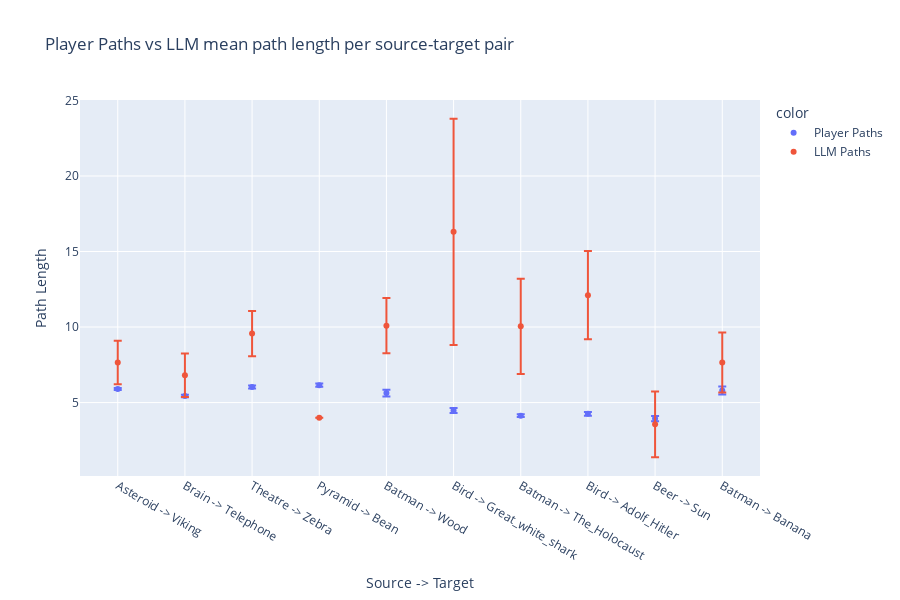
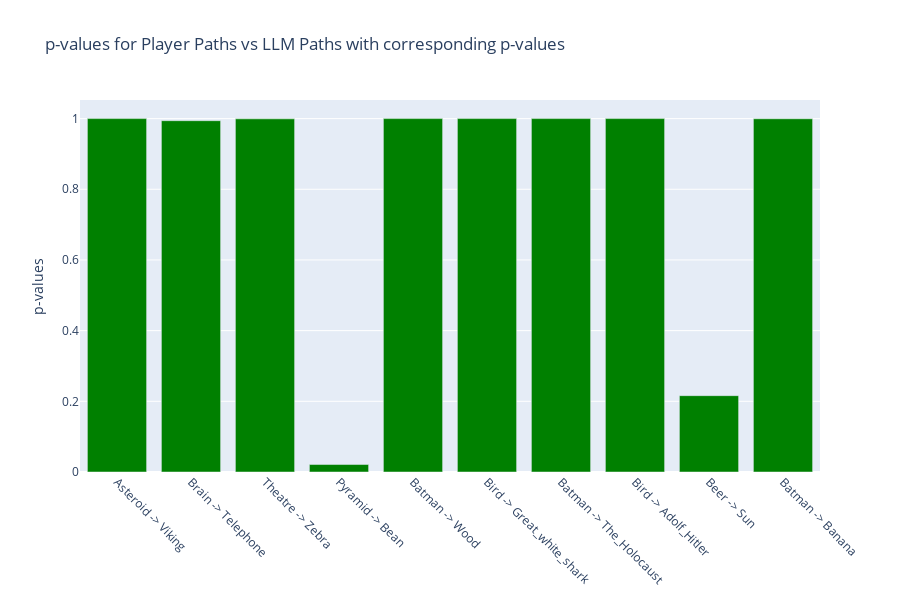

Notebook code cell kept with these figures, in order:
### Code cell
# Plot LLM and players mean lengths and errors
utils.plot_llms_vs_players(sources, targets, finished_paths_df, llm_paths)
p_values = utils.tstats_pvalues(sources, targets, finished_paths_df, llm_paths)
utils.plot_tsatistics(sources, targets, p_values)

### Figure 1 — Plotly figure (JSON) as saved in the notebook; plotly's stock layout.template omitted (floating-point values rounded to 4 significant figures)
{"data": [{"error_y": {"array": [0.06878, 0.07722, 0.09704, 0.1104, 0.2255, 0.1669, 0.09391, 0.1173, 0.1698, 0.2616]}, "hovertemplate": "color=Player Paths<br>Source -> Target=%{x}<br>Path Length=%{y}<extra></extra>", "legendgroup": "Player Paths", "marker": {"color": "#636efa", "symbol": "circle"}, "mode": "markers", "name": "Player Paths", "orientation": "v", "showlegend": true, "type": "scatter", "x": ["Asteroid -> Viking", "Brain -> Telephone", "Theatre -> Zebra", "Pyramid -> Bean", "Batman -> Wood", "Bird -> Great_white_shark", "Batman -> The_Holocaust", "Bird -> Adolf_Hitler", "Beer -> Sun", "Batman -> Banana"], "xaxis": "x", "y": [5.897, 5.435, 6.028, 6.153, 5.628, 4.478, 4.134, 4.252, 3.939, 5.797], "yaxis": "y"}, {"error_y": {"array": [1.445, 1.435, 1.498, 0, 1.832, 7.484, 3.154, 2.923, 2.179, 1.982]}, "hovertemplate": "color=LLM Paths<br>Source -> Target=%{x}<br>Path Length=%{y}<extra></extra>", "legendgroup": "LLM Paths", "marker": {"color": "#EF553B", "symbol": "circle"}, "mode": "markers", "name": "LLM Paths", "orientation": "v", "showlegend": true, "type": "scatter", "x": ["Asteroid -> Viking", "Brain -> Telephone", "Theatre -> Zebra", "Pyramid -> Bean", "Batman -> Wood", "Bird -> Great_white_shark", "Batman -> The_Holocaust", "Bird -> Adolf_Hitler", "Beer -> Sun", "Batman -> Banana"], "xaxis": "x", "y": [7.655, 6.81, 9.571, 4, 10.09, 16.3, 10.05, 12.11, 3.562, 7.65], "yaxis": "y"}], "layout": {"height": 600, "legend": {"title": {"text": "color"}, "tracegroupgap": 0}, "title": {"text": "Player Paths vs LLM mean path length per source-target pair"}, "xaxis": {"anchor": "y", "domain": [0, 1], "tickmode": "array", "ticktext": ["Asteroid -> Viking", "Brain -> Telephone", "Theatre -> Zebra", "Pyramid -> Bean", "Batman -> Wood", "Bird -> Great_white_shark", "Batman -> The_Holocaust", "Bird -> Adolf_Hitler", "Beer -> Sun", "Batman -> Banana"], "tickvals": [0, 1, 2, 3, 4, 5, 6, 7, 8, 9], "title": {"text": "Source -> Target"}}, "yaxis": {"anchor": "x", "domain": [0, 1], "title": {"text": "Path Length"}}}}

### Figure 2 — Plotly figure (JSON) as saved in the notebook; plotly's stock layout.template omitted (floating-point values rounded to 4 significant figures)
{"data": [{"marker": {"color": "green"}, "name": "p-values", "showlegend": false, "type": "bar", "x": ["Asteroid -> Viking"], "y": [1.0]}, {"marker": {"color": "green"}, "name": "p-values", "showlegend": false, "type": "bar", "x": ["Brain -> Telephone"], "y": [0.9941]}, {"marker": {"color": "green"}, "name": "p-values", "showlegend": false, "type": "bar", "x": ["Theatre -> Zebra"], "y": [0.9993]}, {"marker": {"color": "green"}, "name": "p-values", "showlegend": false, "type": "bar", "x": ["Pyramid -> Bean"], "y": [0.02117]}, {"marker": {"color": "green"}, "name": "p-values", "showlegend": false, "type": "bar", "x": ["Batman -> Wood"], "y": [1.0]}, {"marker": {"color": "green"}, "name": "p-values", "showlegend": false, "type": "bar", "x": ["Bird -> Great_white_shark"], "y": [1]}, {"marker": {"color": "green"}, "name": "p-values", "showlegend": false, "type": "bar", "x": ["Batman -> The_Holocaust"], "y": [1]}, {"marker": {"color": "green"}, "name": "p-values", "showlegend": false, "type": "bar", "x": ["Bird -> Adolf_Hitler"], "y": [1]}, {"marker": {"color": "green"}, "name": "p-values", "showlegend": false, "type": "bar", "x": ["Beer -> Sun"], "y": [0.216]}, {"marker": {"color": "green"}, "name": "p-values", "showlegend": false, "type": "bar", "x": ["Batman -> Banana"], "y": [0.9995]}], "layout": {"height": 600, "title": {"text": "p-values for Player Paths vs LLM Paths with corresponding p-values"}, "xaxis": {"tickangle": 45, "tickmode": "array", "ticktext": ["Asteroid -> Viking", "Brain -> Telephone", "Theatre -> Zebra", "Pyramid -> Bean", "Batman -> Wood", "Bird -> Great_white_shark", "Batman -> The_Holocaust", "Bird -> Adolf_Hitler", "Beer -> Sun", "Batman -> Banana"], "tickvals": [0, 1, 2, 3, 4, 5, 6, 7, 8, 9]}, "yaxis": {"title": {"text": "p-values"}}}}
